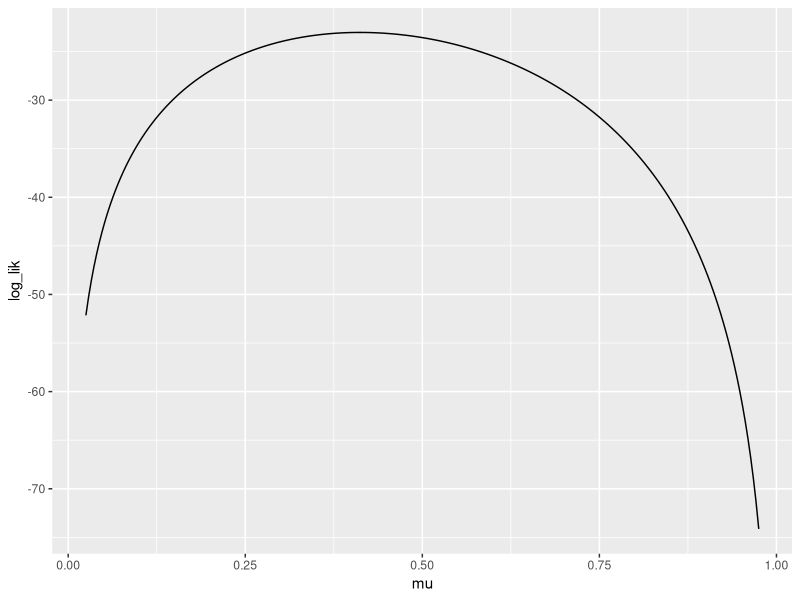
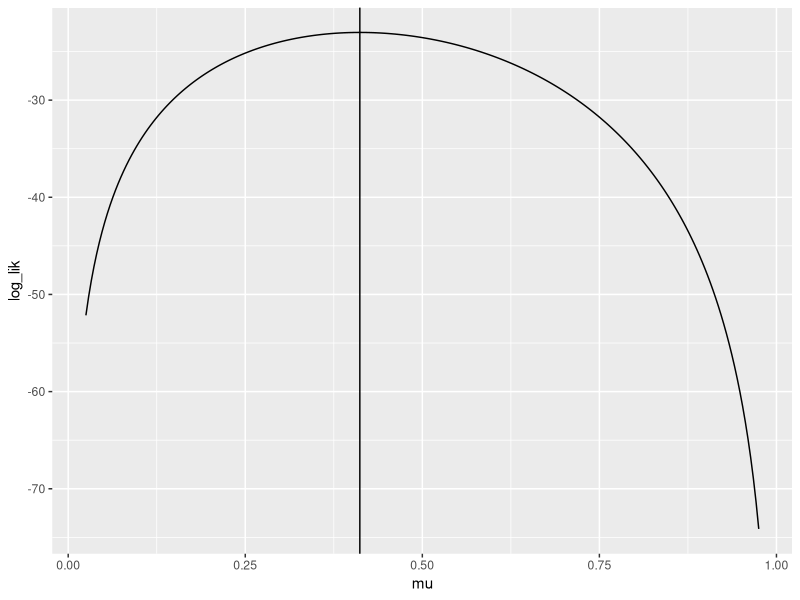
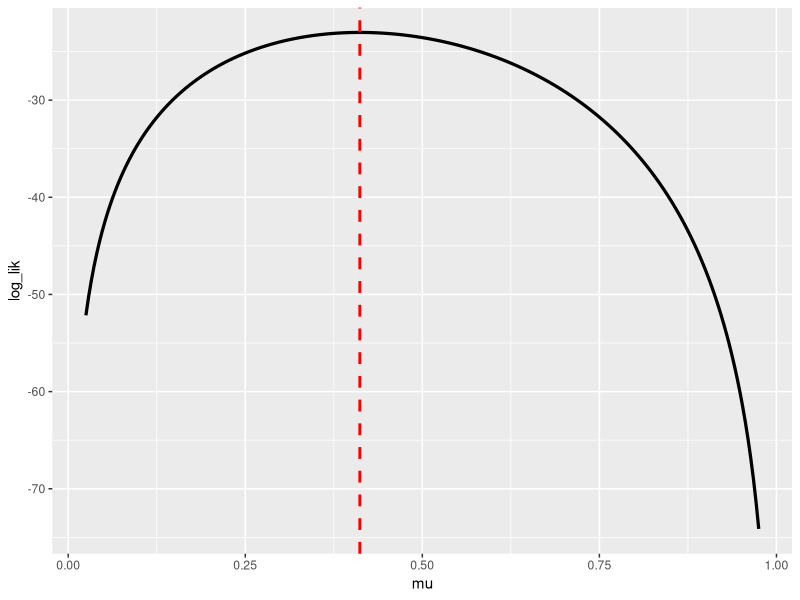

Source code (R) for these figures, in order:
## ---- chunk 1
knitr::opts_chunk$set(echo = TRUE)
## ---- chunk 2
library(tidyverse)
## ---- chunk 3
x <- c(0, 0, 0, 0,
       0, 1, 1, 0,
       1, 0, 0, 0,
       0, 1, 1, 0, 1,
       1, 0, 0, 1,
       0, 0, 1, 0,
       1, 1, 1, 0, 0,
       0, 0, 1, 1)
## ---- chunk 4
mean(x)
## ---- chunk 5
MLE = sum(x==1) / sum(x==0 | x==1)
## ---- chunk 6
log_bernoulli_pmf <- function(xobs, prob)
{
  temp <- c()
  ans = 0
  for(i in 1:length(xobs)){
     temp[i] = (x[i]*log(prob)) + ((1-x[i])*log(1-prob))
     ans = ans + temp[i]
  }
  
  return(ans)
}
## ---- chunk 7
prob = 0.25
## ---- chunk 8
log_bernoulli_pmf(x[1], prob)
log_bernoulli_pmf(x[2], prob)
log_bernoulli_pmf(x[3], prob)
log_bernoulli_pmf(x[4], prob)
log_bernoulli_pmf(x[5], prob)
## ---- chunk 9
log_bernoulli_pmf(x[1:5], prob)
## ---- chunk 10
M = sum(x)
N = length(x)

event_prob = 0.25

log_like = (log(event_prob) * M) + (log((1-event_prob)) * (N-M))

log_like

## ---- chunk 11
mu_grid <- seq(from = 0.025, to=  0.975, length.out=251)
## ---- chunk 12
for( n in 1:4 ){
  print( n )
}
## ---- chunk 13
example_vector <- rep( as.numeric(NA), 10 )

example_vector %>% class()
## ---- chunk 14
example_vector
## ---- chunk 15
seq_along(example_vector)
## ---- chunk 16
for( n in seq_along(example_vector) ){
  example_vector[n] <- n ^ 2
}
## ---- chunk 17
example_vector
## ---- chunk 18
(1:10)^2
## ---- chunk 19
log_lik_xa <- rep(as.numeric(NA), 251)
## ---- chunk 20
for(i in seq_along(log_lik_xa)){
  log_lik_xa[i] <- log_bernoulli_pmf(x,mu_grid[i])
}
## ---- chunk 21
xa_results <- tibble::tibble(
  mu = mu_grid,
  log_lik = log_lik_xa
)
## ---- chunk 22
xa_results %>%
  ggplot(mapping = aes(x = mu, y = log_lik)) + 
  geom_line()
## ---- chunk 23
xa_results %>%
  ggplot(mapping = aes(x = mu, y = log_lik)) + 
  geom_line() + 
  geom_vline(xintercept = MLE)
## ---- chunk 24
player_hits <- sum(x==1)
player_atbats <- sum(x==0 | x==1)
## ---- chunk 25
tibble::tibble(
  mu = mu_grid
) %>% 
  mutate(log_lik = player_hits*log(mu) + (player_atbats-player_hits)*log(1-mu)) %>% 
  ggplot(mapping = aes(x = mu, y = log_lik)) + 
  geom_line(size = 1.1) + 
  geom_vline(xintercept = MLE, size =1, linetype = "dashed", color = "red")
## ---- chunk 26

## ---- chunk 27
a_uniform <- 1
b_uniform <- 1

a_inform <- 10
b_inform <- 30
## ---- chunk 28
a_uniform + b_uniform
## ---- chunk 29
a_inform + b_inform
## ---- chunk 30
a_uniform / (a_uniform + b_uniform)
## ---- chunk 31
a_inform / (a_inform + b_inform)
## ---- chunk 32
season_hits <- 62

season_atbats <- 284
